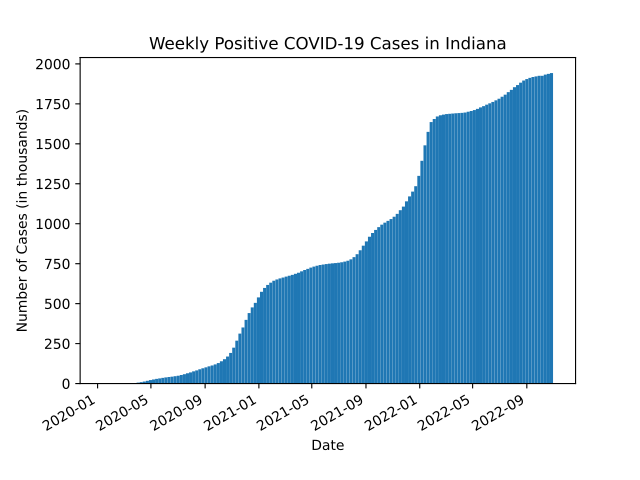

Reproduce this figure in Python.
"""
Author: Rohan Dekate, dekate@purdue.edu
Assignment: 10.3 - Covid 19 Cases
Date: 11/07/2022

Description:
    Reads the contents of the file and calculates the total 
    number of cases for each week

Contributors:
    Name, login@purdue.edu [repeat for each]

My contributor(s) helped me:
    [ ] understand the assignment expectations without
        telling me how they will approach it.
    [ ] understand different ways to think about a solution
        without helping me plan my solution.
    [ ] think through the meaning of a specific error or
        bug present in my code without looking at my code.
    Note that if you helped somebody else with their code, you
    have to list that person as a contributor.

Academic Integrity Statement:
    I have not used source code obtained from any unauthorized
    source, either modified or unmodified; nor have I provided
    another student access to my code.  The project I am
    submitting is my own original work.
"""

"""Import additional modules below this line (starting with unit 6)."""
import datetime
import matplotlib.pyplot as plt

"""Write new functions below this line (starting with unit 4)."""

# Define a main function
def main():
    """Write your mainline logic below this line (then delete this line)."""
    #Loads indiana_covid-19_data_fall_2022.txt file
    first_date = []
    last_date = []
    number_of_new_cases = []
    number_of_new_deaths = []
    data = []
    with open('indiana_covid-19_data_fall_2022.txt') as fo:
        for line in fo:
            line = line.split()
            data.append(line)
    # Separate each column in the text file into a different list
    for l in data:
        first_date.append(l[0])
        last_date.append(l[1])
        number_of_new_cases.append(float(l[2]))
        number_of_new_deaths.append(float(l[3]))
    # Calculate rolling sum of new cases
    total_number_of_cases_each_week = []
    total_number_of_cases_each_week.append(0)
    for case in number_of_new_cases:
        total_number_of_cases_each_week.append(case+total_number_of_cases_each_week[-1])
    total_number_of_cases_each_week.pop(0)
    #print(total_number_of_cases_each_week)
    # Extract dates in datetime format
    dates = []
    for date in first_date:
        y, m, d = date.split('-')
        dt = datetime.date(int(y), int(m), int(d))
        #print(dt)
        dates.append(dt)
    #print(dates)
    # Make plots
    fig, ax = plt.subplots()
    # Change y-axis by dividing by 1000 so that the plot looks as per question
    ax.bar(dates, [i/1000 for i in total_number_of_cases_each_week], width = 7)
    ax.set_title('Weekly Positive COVID-19 Cases in Indiana')
    ax.set_xlabel('Date')
    ax.set_ylabel('Number of Cases (in thousands)')
    #ax.set_ylim(0,2000)
    fig.autofmt_xdate()
    plt.show()
"""Do not change anything below this line."""
if __name__ == "__main__":
    main()
